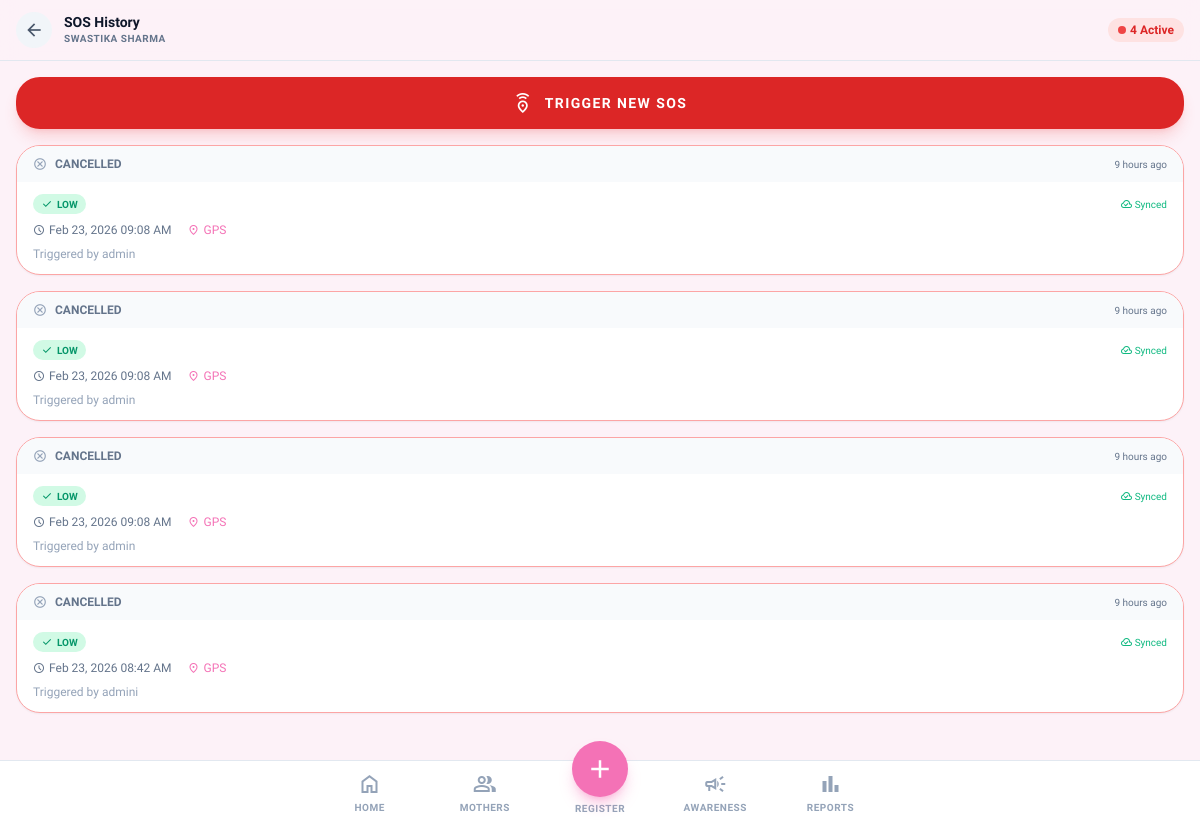
Screenshot of /mothers/15/sos/history/ (signed in) with the database file from the repository.
### accounts/models.py (models this page shows, shortened)
class MotherProfile(models.Model):
    BLOOD_GROUP_CHOICES = [
        ("A+", "A+"), ("A-", "A-"),
        ("B+", "B+"), ("B-", "B-"),
        ("O+", "O+"), ("O-", "O-"),
        ("AB+", "AB+"), ("AB-", "AB-"),
    ]
    full_name = models.CharField(max_length=255)
    age = models.PositiveIntegerField(null=True, blank=True)
    phone = models.CharField(max_length=20, blank=True, help_text="Optional")
    emergency_contact = models.CharField(
        max_length=20,
        blank=True,
        help_text="Family / emergency contact phone number",
    )
    photo = models.ImageField(
        upload_to="mothers/photos/",
        null=True,
        blank=True,
        help_text="Profile photo",
    )
    pregnancy_week = models.PositiveIntegerField(
        null=True, blank=True,
        help_text="Gestational week at time of registration",
    )
    lmp_date = models.DateField(
        null=True, blank=True,
        verbose_name="Last Menstrual Period",
    )
    is_first_pregnancy = models.BooleanField(default=True)
    has_previous_complications = models.BooleanField(default=False)
    blood_group = models.CharField(
        max_length=5, choices=BLOOD_GROUP_CHOICES, blank=True,
    )
    medical_notes = models.TextField(
        blank=True,
        help_text="Basic medical history / pre-existing conditions",
    )
    latitude = models.DecimalField(
        max_digits=9, decimal_places=6, null=True, blank=True,
    )
    longitude = models.DecimalField(
        max_digits=9, decimal_places=6, null=True, blank=True,
    )
    address = models.TextField(blank=True)
    ward = models.CharField(max_length=100, blank=True)
    registered_by = models.ForeignKey(
        "accounts.User",
        on_delete=models.SET_NULL,
        null=True, blank=True,
        related_name="registered_mothers",
        help_text="FCHV who registered this mother",
    )
    registration_completed = models.BooleanField(default=False)
    created_at = models.DateTimeField(auto_now_add=True)
    updated_at = models.DateTimeField(auto_now=True)
    class Meta:
        verbose_name = "Mother Profile"
        verbose_name_plural = "Mother Profiles"
        ordering = ["-created_at"]

class User(AbstractUser):
    class Role(models.TextChoices):
        HEALTHCARE_WORKER = "healthcare_worker", "Healthcare Worker"
        ADMIN = "admin", "Admin"
    role = models.CharField(
        max_length=20,
        choices=Role.choices,
        default=Role.HEALTHCARE_WORKER,
    )
    phone = models.CharField(max_length=20, blank=True)
    organization = models.CharField(max_length=255, blank=True, help_text="Hospital or organization name")
    education = models.CharField(max_length=255, blank=True, help_text="Highest education qualification")
    age = models.PositiveIntegerField(null=True, blank=True)

### mother/models.py (models this page shows, shortened)
class TimeStampedModel(models.Model):
    created_at = models.DateTimeField(auto_now_add=True)
    updated_at = models.DateTimeField(auto_now=True)
    class Meta:
        abstract = True
        ordering = ["-created_at"]

class SOSEmergency(TimeStampedModel):
    class RiskLevel(models.TextChoices):
        CRITICAL = "critical", "Critical"
        HIGH = "high", "High"
        MODERATE = "moderate", "Moderate"
        LOW = "low", "Low"
    class Status(models.TextChoices):
        ACTIVE = "active", "Active — Awaiting Response"
        RESPONDING = "responding", "Responder En Route"
        RESOLVED = "resolved", "Resolved"
        CANCELLED = "cancelled", "Cancelled / False Alarm"
    offline_id = models.UUIDField(
        default=uuid.uuid4,
        unique=True,
        editable=False,
        help_text="Client-generated UUID for offline deduplication",
    )
    mother = models.ForeignKey(
        "accounts.MotherProfile",
        on_delete=models.CASCADE,
        related_name="sos_emergencies",
    )
    triggered_by = models.ForeignKey(
        "accounts.User",
        on_delete=models.SET_NULL,
        null=True,
        blank=True,
        related_name="triggered_sos",
        help_text="FCHV who pressed the SOS button",
    )
    risk_level = models.CharField(
        max_length=10,
        choices=RiskLevel.choices,
        default=RiskLevel.CRITICAL,
    )
    status = models.CharField(
        max_length=12,
        choices=Status.choices,
        default=Status.ACTIVE,
    )
    latitude = models.DecimalField(
        max_digits=9, decimal_places=6, null=True, blank=True,
        help_text="GPS latitude at SOS trigger time",
    )
    longitude = models.DecimalField(
        max_digits=9, decimal_places=6, null=True, blank=True,
        help_text="GPS longitude at SOS trigger time",
    )
    note = models.TextField(blank=True, help_text="Brief emergency description")
    triggered_at = models.DateTimeField(
        help_text="Client-side timestamp (may differ from created_at if offline)",
    )
    is_synced = models.BooleanField(
        default=True,
        help_text="False while queued offline; True once server confirms",
    )
    synced_at = models.DateTimeField(null=True, blank=True)
    resolved_by = models.ForeignKey(
        "accounts.User",
        on_delete=models.SET_NULL,
        null=True,
        blank=True,
        related_name="resolved_sos",
    )
    resolved_at = models.DateTimeField(null=True, blank=True)
    resolution_note = models.TextField(blank=True)
    class Meta(TimeStampedModel.Meta):
        verbose_name = "SOS Emergency"
        verbose_name_plural = "SOS Emergencies"
        indexes = [
            models.Index(fields=["status", "-triggered_at"]),
            models.Index(fields=["mother", "-triggered_at"]),
            models.Index(fields=["offline_id"]),
        ]
    @property
    def is_active(self) -> bool:
        return self.status in (self.Status.ACTIVE, self.Status.RESPONDING)
    @property
    def time_ago(self) -> str:
        return TimeAgoFormatter.format(self.triggered_at)

### mother/views.py (the view)
# urls.py: path("mothers/<int:pk>/sos/history/", views.sos_history, name="sos_history"),
@login_required
def sos_history(request, pk):
    mother = _get_own_profile_or_404(request.user, pk)
    emergencies = (
        SOSEmergency.objects.filter(mother=mother)
        .select_related("triggered_by", "resolved_by")
        .order_by("-triggered_at")
    )
    context = {
        "mother": mother,
        "emergencies": emergencies,
        "active_count": emergencies.filter(
            status__in=[SOSEmergency.Status.ACTIVE, SOSEmergency.Status.RESPONDING]
        ).count(),
    }
    return render(request, "mother/sos_history.html", context)

### templates/mother/sos_history.html (shortened to what this page needs)
{% extends "base.html" %}
{% block body_class %}min-h-screen flex flex-col{% endblock %}
{% block content %}
<header class="sticky top-0 z-50 bg-background-light/80 dark:bg-background-dark/80 backdrop-blur-md border-b border-slate-200 dark:border-slate-800 px-4 py-3 flex items-center justify-between">
    <div class="flex items-center gap-3">
        <a href="{% url 'main:mother_profile' mother.pk %}" class="flex items-center justify-center size-9 rounded-full bg-slate-100 dark:bg-slate-800 text-slate-600 dark:text-slate-300 hover:bg-slate-200 transition-colors no-underline">
            <span class="material-symbols-outlined text-[20px]">arrow_back</span>
        </a>
        <div>
            <h1 class="text-sm font-bold leading-tight">SOS History</h1>
            <p class="text-[10px] text-slate-500 uppercase tracking-wider font-semibold">{{ mother.full_name }}</p>
        </div>
    </div>
    {% if active_count > 0 %}
    <span class="inline-flex items-center gap-1 bg-red-100 dark:bg-red-900/30 text-red-600 text-xs font-bold px-2.5 py-1 rounded-full">
        <span class="size-2 rounded-full bg-red-500 animate-pulse"></span>
        {{ active_count }} Active
    </span>
    {% endif %}
</header>
<main class="flex-1 overflow-y-auto p-4 space-y-4 pb-28">
    <a href="{% url 'main:sos_trigger_page' mother.pk %}" class="w-full bg-red-600 hover:bg-red-700 text-white flex items-center justify-center gap-3 py-3 rounded-xl shadow-lg shadow-red-500/20 active:scale-[0.98] transition-all no-underline">
        <span class="material-symbols-outlined text-xl">emergency_share</span>
        <span class="text-sm font-black uppercase tracking-widest">Trigger New SOS</span>
    </a>
    {% for sos in emergencies %}
    <div class="bg-white dark:bg-surface-dark rounded-xl border {% if sos.is_active %}border-red-300 dark:border-red-700{% else %}border-slate-200 dark:border-slate-700{% endif %} shadow-sm overflow-hidden">
        <div class="flex items-center justify-between px-4 py-2 {% if sos.status == 'ACTIVE' %}bg-red-50 dark:bg-red-900/20{% elif sos.status == 'RESPONDING' %}bg-amber-50 dark:bg-amber-900/20{% elif sos.status == 'RESOLVED' %}bg-emerald-50 dark:bg-emerald-900/20{% else %}bg-slate-50 dark:bg-slate-800{% endif %}">
            <div class="flex items-center gap-2">
                {% if sos.status == 'ACTIVE' %}
                <span class="size-2 rounded-full bg-red-500 animate-pulse"></span>
                <span class="text-xs font-bold text-red-600 uppercase">Active</span>
                {% elif sos.status == 'RESPONDING' %}
                <span class="size-2 rounded-full bg-amber-500 animate-pulse"></span>
                <span class="text-xs font-bold text-amber-600 uppercase">Responding</span>
                {% elif sos.status == 'RESOLVED' %}
                <span class="material-symbols-outlined text-emerald-600 text-sm">check_circle</span>
                <span class="text-xs font-bold text-emerald-600 uppercase">Resolved</span>
                {% else %}
                <span class="material-symbols-outlined text-slate-400 text-sm">cancel</span>
                <span class="text-xs font-bold text-slate-500 uppercase">Cancelled</span>
                {% endif %}
            </div>
            <span class="text-[10px] text-slate-500 font-medium">{{ sos.time_ago }}</span>
        </div>
        <div class="px-4 py-3 space-y-2">
            <div class="flex items-center justify-between">
                {% if sos.risk_level == 'CRITICAL' %}
                <span class="inline-flex items-center gap-1 bg-red-100 text-red-600 text-[10px] font-bold px-2 py-0.5 rounded-full uppercase">
                    <span class="material-symbols-outlined text-xs">warning</span> Critical
                </span>
                {% elif sos.risk_level == 'HIGH' %}
                <span class="inline-flex items-center gap-1 bg-orange-100 text-orange-600 text-[10px] font-bold px-2 py-0.5 rounded-full uppercase">
                    <span class="material-symbols-outlined text-xs">priority_high</span> High
                </span>
                {% elif sos.risk_level == 'MODERATE' %}
                <span class="inline-flex items-center gap-1 bg-amber-100 text-amber-600 text-[10px] font-bold px-2 py-0.5 rounded-full uppercase">
                    <span class="material-symbols-outlined text-xs">info</span> Moderate
                </span>
                {% else %}
                <span class="inline-flex items-center gap-1 bg-emerald-100 text-emerald-600 text-[10px] font-bold px-2 py-0.5 rounded-full uppercase">
                    <span class="material-symbols-outlined text-xs">check</span> Low
                </span>
                {% endif %}
                {% if sos.is_synced %}
                <span class="text-[10px] text-emerald-500 flex items-center gap-0.5">
                    <span class="material-symbols-outlined text-xs">cloud_done</span> Synced
                </span>
                {% else %}
                <span class="text-[10px] text-amber-500 flex items-center gap-0.5">
                    <span class="material-symbols-outlined text-xs">cloud_off</span> Pending
                </span>
                {% endif %}
            </div>
            <div class="flex items-center gap-4 text-xs text-slate-500">
                <span class="flex items-center gap-1">
                    <span class="material-symbols-outlined text-xs">schedule</span>
                    {{ sos.triggered_at|date:"M d, Y h:i A" }}
                </span>
                {% if sos.latitude and sos.longitude %}
                <a href="https://maps.google.com/?q={{ sos.latitude }},{{ sos.longitude }}" target="_blank" rel="noopener" class="flex items-center gap-1 text-primary no-underline hover:underline">
                    <span class="material-symbols-outlined text-xs">location_on</span> GPS
                </a>
                {% endif %}
            </div>
            {% if sos.triggered_by %}
            <p class="text-xs text-slate-400">Triggered by {{ sos.triggered_by.get_full_name|default:sos.triggered_by.username }}</p>
            {% endif %}
        </div>
    </div>
    {% empty %}
    <div class="bg-white dark:bg-surface-dark p-8 rounded-xl border border-slate-200 dark:border-slate-700 text-center">
        <span class="material-symbols-outlined text-slate-300 text-5xl mb-3">emergency</span>
        <p class="text-slate-500 text-sm">No SOS emergencies recorded for this mother.</p>
    </div>
    {% endfor %}
</main>
<nav class="fixed bottom-0 left-0 right-0 bg-surface-light dark:bg-surface-dark border-t border-slate-200 dark:border-slate-800 z-50 pb-safe">
    <div class="flex h-16 max-w-xl mx-auto relative">
        <a class="flex flex-1 flex-col items-center justify-center gap-1 {% if request.resolver_match.url_name == 'dashboard' %}text-primary{% else %}text-slate-400 hover:text-primary{% endif %} transition-colors" href="{% url 'main:dashboard' %}">
            <span class="material-symbols-outlined {% if request.resolver_match.url_name == 'dashboard' %}fill-icon{% endif %}">home</span>
            <span class="text-[10px] font-bold uppercase tracking-wider">Home</span>
        </a>
        <a class="flex flex-1 flex-col items-center justify-center gap-1 {% if request.resolver_match.url_name == 'mother_list' %}text-primary{% else %}text-slate-400 hover:text-primary{% endif %} transition-colors" href="{% url 'main:mother_list' %}">
            <span class="material-symbols-outlined {% if request.resolver_match.url_name == 'mother_list' %}fill-icon{% endif %}">group</span>
            <span class="text-[10px] font-bold uppercase tracking-wider">Mothers</span>
        </a>
        <div class="flex flex-1 flex-col items-center justify-start relative">
            <a href="{% url 'main:register_mother' %}" class="absolute -top-5 flex items-center justify-center size-14 rounded-full bg-primary text-white shadow-lg shadow-primary/40 hover:bg-primary-dark transition-transform active:scale-95">
                <span class="material-symbols-outlined text-3xl">add</span>
            </a>
            <span class="text-[10px] font-bold uppercase tracking-wider text-slate-400 mt-10">Register</span>
        </div>
        <a class="flex flex-1 flex-col items-center justify-center gap-1 {% if request.resolver_match.url_name == 'awareness_program' %}text-primary{% else %}text-slate-400 hover:text-primary{% endif %} transition-colors" href="{% url 'main:awareness_program' %}">
            <span class="material-symbols-outlined {% if request.resolver_match.url_name == 'awareness_program' %}fill-icon{% endif %}">campaign</span>
            <span class="text-[10px] font-bold uppercase tracking-wider">Awareness</span>
        </a>
        <a class="flex flex-1 flex-col items-center justify-center gap-1 {% if request.resolver_match.url_name == 'monthly_reports' %}text-primary{% else %}text-slate-400 hover:text-primary{% endif %} transition-colors" href="{% url 'main:monthly_reports' %}">
            <span class="material-symbols-outlined {% if request.resolver_match.url_name == 'monthly_reports' %}fill-icon{% endif %}">bar_chart</span>
            <span class="text-[10px] font-bold uppercase tracking-wider">Reports</span>
        </a>
    </div>
</nav>
{% endblock %}

### rows the page displays
MotherProfile: full_name "SWASTIKA SHARMA"
SOSEmergency: status "active" (drawn), time_ago "9 hours ago", risk_level "LOW", is_synced True (drawn), triggered_at "Feb 23, 2026 09:08 AM", triggered_by.get_full_name "admin"
SOSEmergency: status "active" (drawn), time_ago "9 hours ago", risk_level "LOW", is_synced True (drawn), triggered_at "Feb 23, 2026 09:08 AM", triggered_by.get_full_name "admin"
SOSEmergency: status "active" (drawn), time_ago "9 hours ago", risk_level "LOW", is_synced True (drawn), triggered_at "Feb 23, 2026 09:08 AM", triggered_by.get_full_name "admin"
SOSEmergency: status "active" (drawn), time_ago "9 hours ago", risk_level "LOW", is_synced True (drawn), triggered_at "Feb 23, 2026 08:42 AM", triggered_by.get_full_name "admini"

### other values shown
{{ active_count }} "4"
